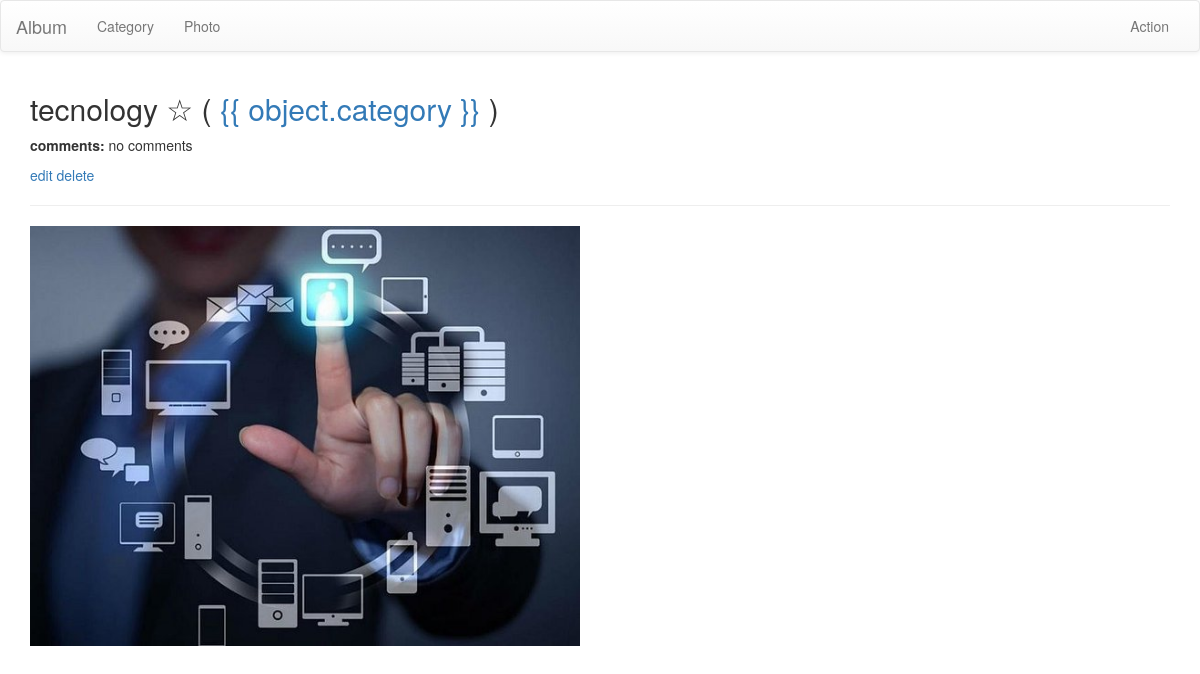
Page /album/photo/5/detail/ on the committed database.
### album/models.py (models this page shows)
class Photo(models.Model):
	""" Fotos del album """
 	category = models.ForeignKey(Category, null=True, blank=True)
	title = models.CharField(max_length=50, default='No title')
 	photo = models.ImageField(upload_to='photos/')
 	pub_date = models.DateField(auto_now_add=True)
 	favorite = models.BooleanField(default=False)
 	comment = models.CharField(max_length=200, blank=True)
 	def __str__(self):
 		return self.title

### album/views.py (the view)
class PhotoDetailView(DetailView):
 	model = Photo

### album/templates/album/photo_detail.html (shortened to what this page needs)
{% extends 'base.html' %}
{% load static %}
{% block section %}
    <h2>
            {{ object.title }}
            {% if object.favorite %}
            &#9733;
            {% else %}
            &#9734;
            {% endif %}
            {% if object.category_id %}
                ( <a href="{% url" category-detail" object.category_id %)">{{
                        object.category }}</a>  )
    </h2>
    <p><strong>comments: </strong>{{ object.comment|default:"no comments" }}</p>
    <a href="{% url "photo-update" object.id %}">edit</a>
    <a href="{% url "photo-delete" object.id %}">delete</a>
    <hr>
{% endblock section %}
{% block maincontent %}
<div>
    <div>
        <img src="{% static object.photo.url %}"
        style= "width:550px;height:420px" />
    </div>
</div>
{% endblock maincontent %}

### rows in the picture
Photo: title "tecnology", comment "no comments", photo (picture)
